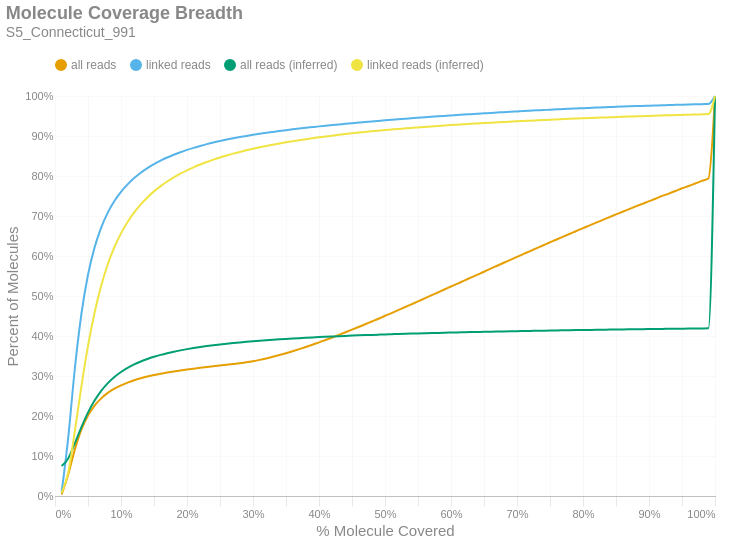

This figure's notebook cell:
### Markdown cell above
### Molecule Read Coverage
This chart shows molecule coverage breadth as computed by the number of bases aligned to that molecule. In other words, "*how much of each unique long molecule is actually sequenced/aligned?*" Keep in mind there is a distinction between sequences and alignments, since some sequences belonging to a particular molecule may not align well and wouldn't appear in the alignment data. This chart also shows molecule coverage breadth as computed by the *inferred fragment* from which the aligned sequences originate. Unlike read coverage, this calculation takes into account the total insert size, including unsequenced gaps between the forward and reverse reads. Like the previous figures, these are cumulative percents.

### Code cell
if SKIPLR:
    print_html(f"Skipped")
else:
    binned_df = consolidated_hist(valids['coverage_bp'], mask, 0.01, True)
    binned_df_inf = consolidated_hist(valids['coverage_inserts'], mask, 0.01, True)
    binned_df = binned_df.with_columns(pl.lit(binned_df_inf['all reads (cumsum)']).alias('all reads (inferred)'))
    binned_df = binned_df.with_columns(pl.lit(binned_df_inf['linked reads (cumsum)']).alias('linked reads (inferred)'))
    binned_df = binned_df.with_columns(
        (pl.col('bin').cast(pl.Float64) + 0.01).alias('right_edge')
    )

    with SafeRender(binned_df):
        (
            density_plot(binned_df, 'Molecule Coverage Breadth', samplename, 'molcov', ['all reads (inferred)','linked reads (inferred)'])
            .encode(
                #x=alt.X('bin:Q', title="% Molecule Covered").axis(format = '%').scale(padding=0),
                x=alt.X('right_edge:Q', title="% Molecule Covered").axis(format='%').scale(padding=0),
                y=alt.Y('value:Q', title='Percent of Molecules')
                    .axis(format='%')
                    .stack(False)
                    .scale(domainMin=0, padding=0),
                color=alt.Color("key:N").scale(domain = ["all reads", "linked reads", "all reads (inferred)", "linked reads (inferred)"]),
                tooltip = [
                    alt.Tooltip("key:N", title = "Data Type"),
                    alt.Tooltip("range_label:N", title="% Molecule Covered"),
                    alt.Tooltip("value:Q", format = ".2%", title="% Molecules")
                ]
            )
        ).display()

### Figure 1 — Vega-Lite specification as saved in the notebook (floating-point values rounded to 4 significant figures)
{"width": "container", "height": 400, "config": {"title": {"anchor": "start", "dy": -15, "fontSize": 18, "color": "#888888", "subtitleColor": "#888888", "subtitleFontSize": 14}, "arc": {"fill": "#0072B2"}, "axis": {"domainColor": "#888888", "domainWidth": 0.5, "gridWidth": 0.2, "grid": false, "titleFontWeight": 400, "titleFontSize": 15, "labelFontSize": 11, "labelColor": "#888888", "tickColor": "#888888", "tickWidth": 0.2, "titleColor": "#888888"}, "axisBand": {"grid": false}, "axisX": {"grid": true, "tickSize": 10, "domainCap": "round"}, "axisY": {"domain": false, "grid": true, "tickSize": 0, "domainCap": "round"}, "background": "transparent", "header": {"labelFontSize": 15, "labelColor": "#888888", "titleFontSize": 15, "titleFontWeight": 600, "titleColor": "#888888"}, "legend": {"labelFont": "sans-serif", "labelFontSize": 12, "labelColor": "#888888", "symbolSize": 100, "symbolType": "circle", "titleFontSize": 12, "titlePadding": 10, "titleColor": "#888888", "title": null, "orient": "top"}, "range": {"category": ["#E69F00", "#56B4E9", "#009E73", "#F0E442", "#0072B2", "#D55E00", "#CC79A7", "#000000"], "diverging": ["#cfe8f3", "#a2d4ec", "#73bfe2", "#46abdb", "#1696d2", "#12719e"]}, "area": {"fill": "#0072B2", "fillOpacity": 0.7, "line": true, "strokeOpacity": 0.7}, "line": {"color": "#0072B2", "stroke": "#0072B2", "strokeWidth": 2}, "trail": {"color": "#0072B2", "stroke": "#0072B2", "strokeWidth": 0, "size": 1}, "point": {"filled": true, "fillOpacity": 1.0, "size": 95}, "text": {"color": "#888888", "fontSize": 11, "align": "right", "fontWeight": 400, "size": 11}, "bar": {"fill": "#0072B2", "stroke": null}, "view": {"stroke": null, "continuousWidth": 660, "continuousHeight": 400}}, "data": {"name": "data-c6b34a2b586a59a14f01d5b3178d667e"}, "mark": {"type": "line", "interpolate": "monotone", "point": {"opacity": 0, "size": 275}}, "encoding": {"color": {"field": "key", "scale": {"domain": ["all reads", "linked reads", "all reads (inferred)", "linked reads (inferred)"]}, "type": "nominal"}, "tooltip": [{"field": "key", "title": "Data Type", "type": "nominal"}, {"field": "range_label", "title": "% Molecule Covered", "type": "nominal"}, {"field": "value", "format": ".2%", "title": "% Molecules", "type": "quantitative"}], "x": {"axis": {"format": "%"}, "field": "right_edge", "scale": {"padding": 0}, "title": "% Molecule Covered", "type": "quantitative"}, "y": {"axis": {"format": "%"}, "field": "value", "scale": {"domainMin": 0, "padding": 0}, "stack": false, "title": "Percent of Molecules", "type": "quantitative"}}, "params": [{"name": "param_c36ac31b6afebe62", "select": {"type": "point", "fields": ["key"]}, "bind": "legend"}], "title": {"text": "Molecule Coverage Breadth", "subtitle": "S5_Connecticut_991"}, "transform": [{"fold": ["all reads (cumsum)", "linked reads (cumsum)", "all reads (inferred)", "linked reads (inferred)"]}, {"calculate": "replace(datum.key, ' (cumsum)', '')", "as": "key"}, {"filter": {"param": "param_c36ac31b6afebe62"}}], "usermeta": {"embedOptions": {"downloadFileName": "S5_Connecticut_991.molcov"}}, "$schema": "https://vega.github.io/schema/vega-lite/v6.1.0.json", "datasets": {"data-c6b34a2b586a59a14f01d5b3178d667e": [{"bin": "0.0", "interval": "0.0-0.01", "all reads": 0.003698, "linked reads": 0.00914, "all reads (cumsum)": 0.003698, "linked reads (cumsum)": 0.00914, "range_label": "0.0-0.01", "all reads (inferred)": 0.0747, "linked reads (inferred)": 0.007848, "right_edge": 0.01}, {"bin": "0.01", "interval": "0.01-0.02", "all reads": 0.0499, "linked reads": 0.1363, "all reads (cumsum)": 0.05359, "linked reads (cumsum)": 0.1454, "range_label": "0.01-0.02", "all reads (inferred)": 0.09372, "linked reads (inferred)": 0.05843, "right_edge": 0.02}, {"bin": "0.02", "interval": "0.02-0.03", "all reads": 0.06232, "linked reads": 0.1721, "all reads (cumsum)": 0.1159, "linked reads (cumsum)": 0.3175, "range_label": "0.02-0.03", "all reads (inferred)": 0.1313, "linked reads (inferred)": 0.1615, "right_edge": 0.03}, {"bin": "0.03", "interval": "0.03-0.04", "all reads": 0.04977, "linked reads": 0.1375, "all reads (cumsum)": 0.1657, "linked reads (cumsum)": 0.455, "range_label": "0.03-0.04", "all reads (inferred)": 0.1721, "linked reads (inferred)": 0.2743, "right_edge": 0.04}, {"bin": "0.04", "interval": "0.04-0.05", "all reads": 0.0355, "linked reads": 0.09798, "all reads (cumsum)": 0.2012, "linked reads (cumsum)": 0.553, "range_label": "0.04-0.05", "all reads (inferred)": 0.2085, "linked reads (inferred)": 0.3751, "right_edge": 0.05}, {"bin": "0.05", "interval": "0.05-0.06", "all reads": 0.02488, "linked reads": 0.06852, "all reads (cumsum)": 0.2261, "linked reads (cumsum)": 0.6215, "range_label": "0.05-0.06", "all reads (inferred)": 0.2386, "linked reads (inferred)": 0.4587, "right_edge": 0.06}, {"bin": "0.06", "interval": "0.06-0.07", "all reads": 0.01803, "linked reads": 0.04956, "all reads (cumsum)": 0.2441, "linked reads (cumsum)": 0.6711, "range_label": "0.06-0.07", "all reads (inferred)": 0.2628, "linked reads (inferred)": 0.5257, "right_edge": 0.07}, {"bin": "0.07", "interval": "0.07-0.08", "all reads": 0.01363, "linked reads": 0.03739, "all reads (cumsum)": 0.2577, "linked reads (cumsum)": 0.7085, "range_label": "0.07-0.08", "all reads (inferred)": 0.2821, "linked reads (inferred)": 0.5793, "right_edge": 0.08}, {"bin": "0.08", "interval": "0.08-0.09", "all reads": 0.01055, "linked reads": 0.02886, "all reads (cumsum)": 0.2683, "linked reads (cumsum)": 0.7373, "range_label": "0.08-0.09", "all reads (inferred)": 0.2975, "linked reads (inferred)": 0.622, "right_edge": 0.09}, {"bin": "0.09", "interval": "0.09-0.1", "all reads": 0.008422, "linked reads": 0.02296, "all reads (cumsum)": 0.2767, "linked reads (cumsum)": 0.7603, "range_label": "0.09-0.1", "all reads (inferred)": 0.31, "linked reads (inferred)": 0.6566, "right_edge": 0.1}, {"bin": "0.1", "interval": "0.1-0.11", "all reads": 0.006895, "linked reads": 0.01872, "all reads (cumsum)": 0.2836, "linked reads (cumsum)": 0.779, "range_label": "0.1-0.11", "all reads (inferred)": 0.3203, "linked reads (inferred)": 0.685, "right_edge": 0.11}, {"bin": "0.11", "interval": "0.11-0.12", "all reads": 0.005818, "linked reads": 0.01577, "all reads (cumsum)": 0.2894, "linked reads (cumsum)": 0.7948, "range_label": "0.11-0.12", "all reads (inferred)": 0.3289, "linked reads (inferred)": 0.709, "right_edge": 0.12}, {"bin": "0.12", "interval": "0.12-0.13", "all reads": 0.004917, "linked reads": 0.01329, "all reads (cumsum)": 0.2943, "linked reads (cumsum)": 0.8081, "range_label": "0.12-0.13", "all reads (inferred)": 0.3363, "linked reads (inferred)": 0.7292, "right_edge": 0.13}, {"bin": "0.13", "interval": "0.13-0.14", "all reads": 0.004316, "linked reads": 0.01161, "all reads (cumsum)": 0.2986, "linked reads (cumsum)": 0.8197, "range_label": "0.13-0.14", "all reads (inferred)": 0.3426, "linked reads (inferred)": 0.7465, "right_edge": 0.14}, {"bin": "0.14", "interval": "0.14-0.15", "all reads": 0.003729, "linked reads": 0.009972, "all reads (cumsum)": 0.3024, "linked reads (cumsum)": 0.8296, "range_label": "0.14-0.15", "all reads (inferred)": 0.348, "linked reads (inferred)": 0.7616, "right_edge": 0.15}, {"bin": "0.15", "interval": "0.15-0.16", "all reads": 0.003316, "linked reads": 0.008763, "all reads (cumsum)": 0.3057, "linked reads (cumsum)": 0.8384, "range_label": "0.15-0.16", "all reads (inferred)": 0.3528, "linked reads (inferred)": 0.7747, "right_edge": 0.16}, {"bin": "0.16", "interval": "0.16-0.17", "all reads": 0.002973, "linked reads": 0.007769, "all reads (cumsum)": 0.3087, "linked reads (cumsum)": 0.8462, "range_label": "0.16-0.17", "all reads (inferred)": 0.357, "linked reads (inferred)": 0.7862, "right_edge": 0.17}, {"bin": "0.17", "interval": "0.17-0.18", "all reads": 0.002725, "linked reads": 0.006974, "all reads (cumsum)": 0.3114, "linked reads (cumsum)": 0.8532, "range_label": "0.17-0.18", "all reads (inferred)": 0.3607, "linked reads (inferred)": 0.7966, "right_edge": 0.18}, {"bin": "0.18", "interval": "0.18-0.19", "all reads": 0.002524, "linked reads": 0.006337, "all reads (cumsum)": 0.3139, "linked reads (cumsum)": 0.8595, "range_label": "0.18-0.19", "all reads (inferred)": 0.3641, "linked reads (inferred)": 0.8057, "right_edge": 0.19}, {"bin": "0.19", "interval": "0.19-0.2", "all reads": 0.002338, "linked reads": 0.005731, "all reads (cumsum)": 0.3163, "linked reads (cumsum)": 0.8652, "range_label": "0.19-0.2", "all reads (inferred)": 0.3671, "linked reads (inferred)": 0.8142, "right_edge": 0.2}, {"bin": "0.2", "interval": "0.2-0.21", "all reads": 0.002161, "linked reads": 0.005167, "all reads (cumsum)": 0.3184, "linked reads (cumsum)": 0.8704, "range_label": "0.2-0.21", "all reads (inferred)": 0.3699, "linked reads (inferred)": 0.8218, "right_edge": 0.21}, {"bin": "0.21", "interval": "0.21-0.22", "all reads": 0.002084, "linked reads": 0.004808, "all reads (cumsum)": 0.3205, "linked reads (cumsum)": 0.8752, "range_label": "0.21-0.22", "all reads (inferred)": 0.3724, "linked reads (inferred)": 0.8287, "right_edge": 0.22}, {"bin": "0.22", "interval": "0.22-0.23", "all reads": 0.001996, "linked reads": 0.004448, "all reads (cumsum)": 0.3225, "linked reads (cumsum)": 0.8796, "range_label": "0.22-0.23", "all reads (inferred)": 0.3748, "linked reads (inferred)": 0.835, "right_edge": 0.23}, {"bin": "0.23", "interval": "0.23-0.24", "all reads": 0.001937, "linked reads": 0.004103, "all reads (cumsum)": 0.3244, "linked reads (cumsum)": 0.8837, "range_label": "0.23-0.24", "all reads (inferred)": 0.3769, "linked reads (inferred)": 0.8408, "right_edge": 0.24}, {"bin": "0.24", "interval": "0.24-0.25", "all reads": 0.001866, "linked reads": 0.003751, "all reads (cumsum)": 0.3263, "linked reads (cumsum)": 0.8875, "range_label": "0.24-0.25", "all reads (inferred)": 0.3788, "linked reads (inferred)": 0.8462, "right_edge": 0.25}, {"bin": "0.25", "interval": "0.25-0.26", "all reads": 0.001836, "linked reads": 0.003523, "all reads (cumsum)": 0.3281, "linked reads (cumsum)": 0.891, "range_label": "0.25-0.26", "all reads (inferred)": 0.3806, "linked reads (inferred)": 0.8512, "right_edge": 0.26}, {"bin": "0.26", "interval": "0.26-0.27", "all reads": 0.001851, "linked reads": 0.003278, "all reads (cumsum)": 0.33, "linked reads (cumsum)": 0.8943, "range_label": "0.26-0.27", "all reads (inferred)": 0.3823, "linked reads (inferred)": 0.8558, "right_edge": 0.27}, {"bin": "0.27", "interval": "0.27-0.28", "all reads": 0.001979, "linked reads": 0.003017, "all reads (cumsum)": 0.332, "linked reads (cumsum)": 0.8973, "range_label": "0.27-0.28", "all reads (inferred)": 0.3839, "linked reads (inferred)": 0.8602, "right_edge": 0.28}, {"bin": "0.28", "interval": "0.28-0.29", "all reads": 0.0023, "linked reads": 0.002887, "all reads (cumsum)": 0.3343, "linked reads (cumsum)": 0.9002, "range_label": "0.28-0.29", "all reads (inferred)": 0.3854, "linked reads (inferred)": 0.8643, "right_edge": 0.29}, {"bin": "0.29", "interval": "0.29-0.3", "all reads": 0.002795, "linked reads": 0.002714, "all reads (cumsum)": 0.3371, "linked reads (cumsum)": 0.9029, "range_label": "0.29-0.3", "all reads (inferred)": 0.3868, "linked reads (inferred)": 0.8682, "right_edge": 0.3}, {"bin": "0.3", "interval": "0.3-0.31", "all reads": 0.003241, "linked reads": 0.002575, "all reads (cumsum)": 0.3403, "linked reads (cumsum)": 0.9055, "range_label": "0.3-0.31", "all reads (inferred)": 0.3882, "linked reads (inferred)": 0.8718, "right_edge": 0.31}, {"bin": "0.31", "interval": "0.31-0.32", "all reads": 0.003658, "linked reads": 0.002475, "all reads (cumsum)": 0.344, "linked reads (cumsum)": 0.908, "range_label": "0.31-0.32", "all reads (inferred)": 0.3894, "linked reads (inferred)": 0.8751, "right_edge": 0.32}, {"bin": "0.32", "interval": "0.32-0.33", "all reads": 0.004048, "linked reads": 0.002304, "all reads (cumsum)": 0.348, "linked reads (cumsum)": 0.9103, "range_label": "0.32-0.33", "all reads (inferred)": 0.3905, "linked reads (inferred)": 0.8783, "right_edge": 0.33}, {"bin": "0.33", "interval": "0.33-0.34", "all reads": 0.004344, "linked reads": 0.002235, "all reads (cumsum)": 0.3523, "linked reads (cumsum)": 0.9125, "range_label": "0.33-0.34", "all reads (inferred)": 0.3916, "linked reads (inferred)": 0.8813, "right_edge": 0.34}, {"bin": "0.34", "interval": "0.34-0.35", "all reads": 0.004655, "linked reads": 0.002127, "all reads (cumsum)": 0.357, "linked reads (cumsum)": 0.9146, "range_label": "0.34-0.35", "all reads (inferred)": 0.3927, "linked reads (inferred)": 0.8842, "right_edge": 0.35}, {"bin": "0.35", "interval": "0.35-0.36", "all reads": 0.004882, "linked reads": 0.001985, "all reads (cumsum)": 0.3619, "linked reads (cumsum)": 0.9166, "range_label": "0.35-0.36", "all reads (inferred)": 0.3937, "linked reads (inferred)": 0.887, "right_edge": 0.36}, {"bin": "0.36", "interval": "0.36-0.37", "all reads": 0.0052, "linked reads": 0.001919, "all reads (cumsum)": 0.3671, "linked reads (cumsum)": 0.9185, "range_label": "0.36-0.37", "all reads (inferred)": 0.3947, "linked reads (inferred)": 0.8896, "right_edge": 0.37}, {"bin": "0.37", "interval": "0.37-0.38", "all reads": 0.005447, "linked reads": 0.001872, "all reads (cumsum)": 0.3725, "linked reads (cumsum)": 0.9204, "range_label": "0.37-0.38", "all reads (inferred)": 0.3956, "linked reads (inferred)": 0.8921, "right_edge": 0.38}, {"bin": "0.38", "interval": "0.38-0.39", "all reads": 0.005657, "linked reads": 0.001836, "all reads (cumsum)": 0.3782, "linked reads (cumsum)": 0.9222, "range_label": "0.38-0.39", "all reads (inferred)": 0.3964, "linked reads (inferred)": 0.8945, "right_edge": 0.39}, {"bin": "0.39", "interval": "0.39-0.4", "all reads": 0.005991, "linked reads": 0.001813, "all reads (cumsum)": 0.3842, "linked reads (cumsum)": 0.9241, "range_label": "0.39-0.4", "all reads (inferred)": 0.3973, "linked reads (inferred)": 0.8967, "right_edge": 0.4}, {"bin": "0.4", "interval": "0.4-0.41", "all reads": 0.005938, "linked reads": 0.001628, "all reads (cumsum)": 0.3901, "linked reads (cumsum)": 0.9257, "range_label": "0.4-0.41", "all reads (inferred)": 0.398, "linked reads (inferred)": 0.8988, "right_edge": 0.41}, {"bin": "0.41", "interval": "0.41-0.42", "all reads": 0.006163, "linked reads": 0.001633, "all reads (cumsum)": 0.3963, "linked reads (cumsum)": 0.9273, "range_label": "0.41-0.42", "all reads (inferred)": 0.3988, "linked reads (inferred)": 0.9009, "right_edge": 0.42}, {"bin": "0.42", "interval": "0.42-0.43", "all reads": 0.006376, "linked reads": 0.001547, "all reads (cumsum)": 0.4027, "linked reads (cumsum)": 0.9289, "range_label": "0.42-0.43", "all reads (inferred)": 0.3995, "linked reads (inferred)": 0.9029, "right_edge": 0.43}, {"bin": "0.43", "interval": "0.43-0.44", "all reads": 0.006532, "linked reads": 0.0016, "all reads (cumsum)": 0.4092, "linked reads (cumsum)": 0.9305, "range_label": "0.43-0.44", "all reads (inferred)": 0.4003, "linked reads (inferred)": 0.9049, "right_edge": 0.44}, {"bin": "0.44", "interval": "0.44-0.45", "all reads": 0.0066, "linked reads": 0.001528, "all reads (cumsum)": 0.4158, "linked reads (cumsum)": 0.932, "range_label": "0.44-0.45", "all reads (inferred)": 0.401, "linked reads (inferred)": 0.9068, "right_edge": 0.45}, {"bin": "0.45", "interval": "0.45-0.46", "all reads": 0.006741, "linked reads": 0.001489, "all reads (cumsum)": 0.4225, "linked reads (cumsum)": 0.9335, "range_label": "0.45-0.46", "all reads (inferred)": 0.4016, "linked reads (inferred)": 0.9085, "right_edge": 0.46}, {"bin": "0.46", "interval": "0.46-0.47", "all reads": 0.006798, "linked reads": 0.001479, "all reads (cumsum)": 0.4293, "linked reads (cumsum)": 0.935, "range_label": "0.46-0.47", "all reads (inferred)": 0.4022, "linked reads (inferred)": 0.9102, "right_edge": 0.47}, {"bin": "0.47", "interval": "0.47-0.48", "all reads": 0.006996, "linked reads": 0.001438, "all reads (cumsum)": 0.4363, "linked reads (cumsum)": 0.9364, "range_label": "0.47-0.48", "all reads (inferred)": 0.4028, "linked reads (inferred)": 0.9118, "right_edge": 0.48}, {"bin": "0.48", "interval": "0.48-0.49", "all reads": 0.006764, "linked reads": 0.001396, "all reads (cumsum)": 0.4431, "linked reads (cumsum)": 0.9378, "range_label": "0.48-0.49", "all reads (inferred)": 0.4034, "linked reads (inferred)": 0.9133, "right_edge": 0.49}, {"bin": "0.49", "interval": "0.49-0.5", "all reads": 0.007589, "linked reads": 0.001387, "all reads (cumsum)": 0.4507, "linked reads (cumsum)": 0.9392, "range_label": "0.49-0.5", "all reads (inferred)": 0.4039, "linked reads (inferred)": 0.9148, "right_edge": 0.5}, {"bin": "0.5", "interval": "0.5-0.51", "all reads": 0.006598, "linked reads": 0.001264, "all reads (cumsum)": 0.4573, "linked reads (cumsum)": 0.9404, "range_label": "0.5-0.51", "all reads (inferred)": 0.4045, "linked reads (inferred)": 0.9162, "right_edge": 0.51}, {"bin": "0.51", "interval": "0.51-0.52", "all reads": 0.007407, "linked reads": 0.00132, "all reads (cumsum)": 0.4647, "linked reads (cumsum)": 0.9418, "range_label": "0.51-0.52", "all reads (inferred)": 0.405, "linked reads (inferred)": 0.9176, "right_edge": 0.52}, {"bin": "0.52", "interval": "0.52-0.53", "all reads": 0.007165, "linked reads": 0.001285, "all reads (cumsum)": 0.4718, "linked reads (cumsum)": 0.9431, "range_label": "0.52-0.53", "all reads (inferred)": 0.4055, "linked reads (inferred)": 0.919, "right_edge": 0.53}, {"bin": "0.53", "interval": "0.53-0.54", "all reads": 0.007381, "linked reads": 0.001272, "all reads (cumsum)": 0.4792, "linked reads (cumsum)": 0.9443, "range_label": "0.53-0.54", "all reads (inferred)": 0.406, "linked reads (inferred)": 0.9203, "right_edge": 0.54}, {"bin": "0.54", "interval": "0.54-0.55", "all reads": 0.007226, "linked reads": 0.001222, "all reads (cumsum)": 0.4865, "linked reads (cumsum)": 0.9455, "range_label": "0.54-0.55", "all reads (inferred)": 0.4064, "linked reads (inferred)": 0.9215, "right_edge": 0.55}, {"bin": "0.55", "interval": "0.55-0.56", "all reads": 0.007489, "linked reads": 0.001204, "all reads (cumsum)": 0.4939, "linked reads (cumsum)": 0.9468, "range_label": "0.55-0.56", "all reads (inferred)": 0.4069, "linked reads (inferred)": 0.9227, "right_edge": 0.56}, {"bin": "0.56", "interval": "0.56-0.57", "all reads": 0.007471, "linked reads": 0.001175, "all reads (cumsum)": 0.5014, "linked reads (cumsum)": 0.9479, "range_label": "0.56-0.57", "all reads (inferred)": 0.4073, "linked reads (inferred)": 0.9239, "right_edge": 0.57}, {"bin": "0.57", "interval": "0.57-0.58", "all reads": 0.007377, "linked reads": 0.001191, "all reads (cumsum)": 0.5088, "linked reads (cumsum)": 0.9491, "range_label": "0.57-0.58", "all reads (inferred)": 0.4078, "linked reads (inferred)": 0.9251, "right_edge": 0.58}, {"bin": "0.58", "interval": "0.58-0.59", "all reads": 0.007392, "linked reads": 0.001163, "all reads (cumsum)": 0.5162, "linked reads (cumsum)": 0.9503, "range_label": "0.58-0.59", "all reads (inferred)": 0.4082, "linked reads (inferred)": 0.9263, "right_edge": 0.59}, {"bin": "0.59", "interval": "0.59-0.6", "all reads": 0.007552, "linked reads": 0.001102, "all reads (cumsum)": 0.5237, "linked reads (cumsum)": 0.9514, "range_label": "0.59-0.6", "all reads (inferred)": 0.4086, "linked reads (inferred)": 0.9274, "right_edge": 0.6}, {"bin": "0.6", "interval": "0.6-0.61", "all reads": 0.007227, "linked reads": 0.001104, "all reads (cumsum)": 0.531, "linked reads (cumsum)": 0.9525, "range_label": "0.6-0.61", "all reads (inferred)": 0.409, "linked reads (inferred)": 0.9284, "right_edge": 0.61}, {"bin": "0.61", "interval": "0.61-0.62", "all reads": 0.00758, "linked reads": 0.001097, "all reads (cumsum)": 0.5385, "linked reads (cumsum)": 0.9536, "range_label": "0.61-0.62", "all reads (inferred)": 0.4094, "linked reads (inferred)": 0.9295, "right_edge": 0.62}, {"bin": "0.62", "interval": "0.62-0.63", "all reads": 0.00737, "linked reads": 0.001023, "all reads (cumsum)": 0.5459, "linked reads (cumsum)": 0.9546, "range_label": "0.62-0.63", "all reads (inferred)": 0.4098, "linked reads (inferred)": 0.9305, "right_edge": 0.63}, {"bin": "0.63", "interval": "0.63-0.64", "all reads": 0.007403, "linked reads": 0.001067, "all reads (cumsum)": 0.5533, "linked reads (cumsum)": 0.9557, "range_label": "0.63-0.64", "all reads (inferred)": 0.4101, "linked reads (inferred)": 0.9314, "right_edge": 0.64}, {"bin": "0.64", "interval": "0.64-0.65", "all reads": 0.007331, "linked reads": 0.001012, "all reads (cumsum)": 0.5606, "linked reads (cumsum)": 0.9567, "range_label": "0.64-0.65", "all reads (inferred)": 0.4105, "linked reads (inferred)": 0.9324, "right_edge": 0.65}, {"bin": "0.65", "interval": "0.65-0.66", "all reads": 0.007729, "linked reads": 0.001017, "all reads (cumsum)": 0.5684, "linked reads (cumsum)": 0.9577, "range_label": "0.65-0.66", "all reads (inferred)": 0.4108, "linked reads (inferred)": 0.9333, "right_edge": 0.66}, {"bin": "0.66", "interval": "0.66-0.67", "all reads": 0.007287, "linked reads": 0.0009557, "all reads (cumsum)": 0.5757, "linked reads (cumsum)": 0.9587, "range_label": "0.66-0.67", "all reads (inferred)": 0.4112, "linked reads (inferred)": 0.9342, "right_edge": 0.67}, {"bin": "0.67", "interval": "0.67-0.68", "all reads": 0.007424, "linked reads": 0.000969, "all reads (cumsum)": 0.5831, "linked reads (cumsum)": 0.9596, "range_label": "0.67-0.68", "all reads (inferred)": 0.4115, "linked reads (inferred)": 0.9351, "right_edge": 0.68}, {"bin": "0.68", "interval": "0.68-0.69", "all reads": 0.007287, "linked reads": 0.0009352, "all reads (cumsum)": 0.5904, "linked reads (cumsum)": 0.9606, "range_label": "0.68-0.69", "all reads (inferred)": 0.4118, "linked reads (inferred)": 0.9359, "right_edge": 0.69}, {"bin": "0.69", "interval": "0.69-0.7", "all reads": 0.007468, "linked reads": 0.0009049, "all reads (cumsum)": 0.5978, "linked reads (cumsum)": 0.9615, "range_label": "0.69-0.7", "all reads (inferred)": 0.4121, "linked reads (inferred)": 0.9368, "right_edge": 0.7}, {"bin": "0.7", "interval": "0.7-0.71", "all reads": 0.007259, "linked reads": 0.0009134, "all reads (cumsum)": 0.6051, "linked reads (cumsum)": 0.9624, "range_label": "0.7-0.71", "all reads (inferred)": 0.4124, "linked reads (inferred)": 0.9376, "right_edge": 0.71}, {"bin": "0.71", "interval": "0.71-0.72", "all reads": 0.007234, "linked reads": 0.0008741, "all reads (cumsum)": 0.6123, "linked reads (cumsum)": 0.9633, "range_label": "0.71-0.72", "all reads (inferred)": 0.4127, "linked reads (inferred)": 0.9384, "right_edge": 0.72}, {"bin": "0.72", "interval": "0.72-0.73", "all reads": 0.007321, "linked reads": 0.0008661, "all reads (cumsum)": 0.6197, "linked reads (cumsum)": 0.9641, "range_label": "0.72-0.73", "all reads (inferred)": 0.413, "linked reads (inferred)": 0.9391, "right_edge": 0.73}, {"bin": "0.73", "interval": "0.73-0.74", "all reads": 0.007145, "linked reads": 0.0008341, "all reads (cumsum)": 0.6268, "linked reads (cumsum)": 0.965, "range_label": "0.73-0.74", "all reads (inferred)": 0.4133, "linked reads (inferred)": 0.9399, "right_edge": 0.74}, {"bin": "0.74", "interval": "0.74-0.75", "all reads": 0.007584, "linked reads": 0.0008679, "all reads (cumsum)": 0.6344, "linked reads (cumsum)": 0.9658, "range_label": "0.74-0.75", "all reads (inferred)": 0.4136, "linked reads (inferred)": 0.9407, "right_edge": 0.75}, {"bin": "0.75", "interval": "0.75-0.76", "all reads": 0.006939, "linked reads": 0.0007574, "all reads (cumsum)": 0.6413, "linked reads (cumsum)": 0.9666, "range_label": "0.75-0.76", "all reads (inferred)": 0.4139, "linked reads (inferred)": 0.9414, "right_edge": 0.76}, {"bin": "0.76", "interval": "0.76-0.77", "all reads": 0.007166, "linked reads": 0.0007797, "all reads (cumsum)": 0.6485, "linked reads (cumsum)": 0.9674, "range_label": "0.76-0.77", "all reads (inferred)": 0.4142, "linked reads (inferred)": 0.9422, "right_edge": 0.77}, {"bin": "0.77", "interval": "0.77-0.78", "all reads": 0.007065, "linked reads": 0.000757, "all reads (cumsum)": 0.6556, "linked reads (cumsum)": 0.9681, "range_label": "0.77-0.78", "all reads (inferred)": 0.4145, "linked reads (inferred)": 0.9429, "right_edge": 0.78}, {"bin": "0.78", "interval": "0.78-0.79", "all reads": 0.006968, "linked reads": 0.0007454, "all reads (cumsum)": 0.6625, "linked reads (cumsum)": 0.9689, "range_label": "0.78-0.79", "all reads (inferred)": 0.4147, "linked reads (inferred)": 0.9436, "right_edge": 0.79}, {"bin": "0.79", "interval": "0.79-0.8", "all reads": 0.007323, "linked reads": 0.0007565, "all reads (cumsum)": 0.6698, "linked reads (cumsum)": 0.9696, "range_label": "0.79-0.8", "all reads (inferred)": 0.415, "linked reads (inferred)": 0.9443, "right_edge": 0.8}, {"bin": "0.8", "interval": "0.8-0.81", "all reads": 0.006668, "linked reads": 0.000667, "all reads (cumsum)": 0.6765, "linked reads (cumsum)": 0.9703, "range_label": "0.8-0.81", "all reads (inferred)": 0.4152, "linked reads (inferred)": 0.9449, "right_edge": 0.81}, {"bin": "0.81", "interval": "0.81-0.82", "all reads": 0.006828, "linked reads": 0.000675, "all reads (cumsum)": 0.6833, "linked reads (cumsum)": 0.971, "range_label": "0.81-0.82", "all reads (inferred)": 0.4155, "linked reads (inferred)": 0.9456, "right_edge": 0.82}, {"bin": "0.82", "interval": "0.82-0.83", "all reads": 0.00696, "linked reads": 0.0006385, "all reads (cumsum)": 0.6903, "linked reads (cumsum)": 0.9716, "range_label": "0.82-0.83", "all reads (inferred)": 0.4157, "linked reads (inferred)": 0.9462, "right_edge": 0.83}, {"bin": "0.83", "interval": "0.83-0.84", "all reads": 0.006912, "linked reads": 0.0006411, "all reads (cumsum)": 0.6972, "linked reads (cumsum)": 0.9722, "range_label": "0.83-0.84", "all reads (inferred)": 0.416, "linked reads (inferred)": 0.9468, "right_edge": 0.84}, {"bin": "0.84", "interval": "0.84-0.85", "all reads": 0.006686, "linked reads": 0.0006349, "all reads (cumsum)": 0.7039, "linked reads (cumsum)": 0.9729, "range_label": "0.84-0.85", "all reads (inferred)": 0.4162, "linked reads (inferred)": 0.9474, "right_edge": 0.85}, {"bin": "0.85", "interval": "0.85-0.86", "all reads": 0.006736, "linked reads": 0.0006166, "all reads (cumsum)": 0.7106, "linked reads (cumsum)": 0.9735, "range_label": "0.85-0.86", "all reads (inferred)": 0.4164, "linked reads (inferred)": 0.948, "right_edge": 0.86}, {"bin": "0.86", "interval": "0.86-0.87", "all reads": 0.006582, "linked reads": 0.0006064, "all reads (cumsum)": 0.7172, "linked reads (cumsum)": 0.9741, "range_label": "0.86-0.87", "all reads (inferred)": 0.4167, "linked reads (inferred)": 0.9486, "right_edge": 0.87}, {"bin": "0.87", "interval": "0.87-0.88", "all reads": 0.006703, "linked reads": 0.0005908, "all reads (cumsum)": 0.7239, "linked reads (cumsum)": 0.9747, "range_label": "0.87-0.88", "all reads (inferred)": 0.4169, "linked reads (inferred)": 0.9491, "right_edge": 0.88}, {"bin": "0.88", "interval": "0.88-0.89", "all reads": 0.006469, "linked reads": 0.0005543, "all reads (cumsum)": 0.7304, "linked reads (cumsum)": 0.9752, "range_label": "0.88-0.89", "all reads (inferred)": 0.4171, "linked reads (inferred)": 0.9497, "right_edge": 0.89}, {"bin": "0.89", "interval": "0.89-0.9", "all reads": 0.006629, "linked reads": 0.0005667, "all reads (cumsum)": 0.737, "linked reads (cumsum)": 0.9758, "range_label": "0.89-0.9", "all reads (inferred)": 0.4173, "linked reads (inferred)": 0.9502, "right_edge": 0.9}, {"bin": "0.9", "interval": "0.9-0.91", "all reads": 0.006166, "linked reads": 0.0005093, "all reads (cumsum)": 0.7432, "linked reads (cumsum)": 0.9763, "range_label": "0.9-0.91", "all reads (inferred)": 0.4175, "linked reads (inferred)": 0.9507, "right_edge": 0.91}, {"bin": "0.91", "interval": "0.91-0.92", "all reads": 0.007007, "linked reads": 0.0005159, "all reads (cumsum)": 0.7502, "linked reads (cumsum)": 0.9768, "range_label": "0.91-0.92", "all reads (inferred)": 0.4177, "linked reads (inferred)": 0.9513, "right_edge": 0.92}, {"bin": "0.92", "interval": "0.92-0.93", "all reads": 0.005879, "linked reads": 0.0004794, "all reads (cumsum)": 0.7561, "linked reads (cumsum)": 0.9773, "range_label": "0.92-0.93", "all reads (inferred)": 0.4179, "linked reads (inferred)": 0.9518, "right_edge": 0.93}, {"bin": "0.93", "interval": "0.93-0.94", "all reads": 0.006389, "linked reads": 0.0005008, "all reads (cumsum)": 0.7625, "linked reads (cumsum)": 0.9778, "range_label": "0.93-0.94", "all reads (inferred)": 0.4181, "linked reads (inferred)": 0.9523, "right_edge": 0.94}, {"bin": "0.94", "interval": "0.94-0.95", "all reads": 0.006825, "linked reads": 0.0004986, "all reads (cumsum)": 0.7693, "linked reads (cumsum)": 0.9783, "range_label": "0.94-0.95", "all reads (inferred)": 0.4183, "linked reads (inferred)": 0.9528, "right_edge": 0.95}, {"bin": "0.95", "interval": "0.95-0.96", "all reads": 0.005575, "linked reads": 0.0004611, "all reads (cumsum)": 0.7749, "linked reads (cumsum)": 0.9788, "range_label": "0.95-0.96", "all reads (inferred)": 0.4186, "linked reads (inferred)": 0.9533, "right_edge": 0.96}, {"bin": "0.96", "interval": "0.96-0.97", "all reads": 0.006466, "linked reads": 0.0004348, "all reads (cumsum)": 0.7813, "linked reads (cumsum)": 0.9792, "range_label": "0.96-0.97", "all reads (inferred)": 0.4188, "linked reads (inferred)": 0.9538, "right_edge": 0.97}, {"bin": "0.97", "interval": "0.97-0.98", "all reads": 0.00649, "linked reads": 0.0004161, "all reads (cumsum)": 0.7878, "linked reads (cumsum)": 0.9796, "range_label": "0.97-0.98", "all reads (inferred)": 0.419, "linked reads (inferred)": 0.9543, "right_edge": 0.98}, {"bin": "0.98", "interval": "0.98-0.99", "all reads": 0.005993, "linked reads": 0.0004344, "all reads (cumsum)": 0.7938, "linked reads (cumsum)": 0.9801, "range_label": "0.98-0.99", "all reads (inferred)": 0.4192, "linked reads (inferred)": 0.9547, "right_edge": 0.99}, {"bin": "0.99", "interval": "0.99-1.0", "all reads": 0.2062, "linked reads": 0.01994, "all reads (cumsum)": 1.0, "linked reads (cumsum)": 1.0, "range_label": "0.99-1.0", "all reads (inferred)": 1.0, "linked reads (inferred)": 1.0, "right_edge": 1.0}]}}
